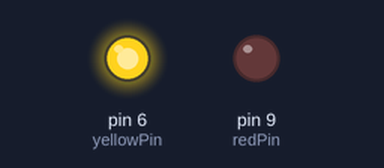
The sketch below on a simulated Arduino Uno, built with avr-gcc and run on an emulated ATmega328P. Shown: output pins drawn as LEDs (lit = HIGH).

Above: at 0.2 s.
At 5.2 s:
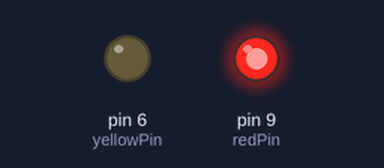
At 9.7 s:
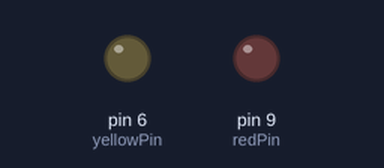
Timing chart, 0 to 10.4 s (numbered marks = the images above):
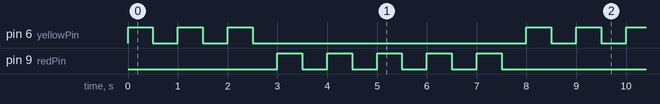

The sketch:

ForLoop.ino
```cpp
int redPin=9;
int yellowPin=6;
int delayT=500;
int redBlink=5;
int yellowBlink=3;
int j=1;
void setup() {
  // put your setup code here, to run once:
  pinMode(redPin,OUTPUT);
  pinMode(yellowPin,OUTPUT);
}

void loop() {
  // put your main code here, to run repeatedly:
  for (j=1;j<=yellowBlink;j=j+1) {
  digitalWrite(yellowPin,HIGH);
  delay(delayT);
  digitalWrite(yellowPin,LOW);
  delay(delayT);
  }
  for (j=1;j<=redBlink;j=j+1) {
  digitalWrite(redPin,HIGH);
  delay(delayT);
  digitalWrite(redPin,LOW);
  delay(delayT);
  }
}
```

Measured:
- by itself, pin 6 (yellowPin): repeats every 8.0 s: 2 × (LOW 0.50 s, HIGH 0.50 s), LOW 5.5 s, HIGH 0.50 s
- by itself, pin 9 (redPin): repeats every 8.0 s: 4 × (LOW 0.50 s, HIGH 0.50 s), LOW 3.5 s, HIGH 0.50 s
- by itself, everything shown: repeats every 8.0 s, in 16 steps
